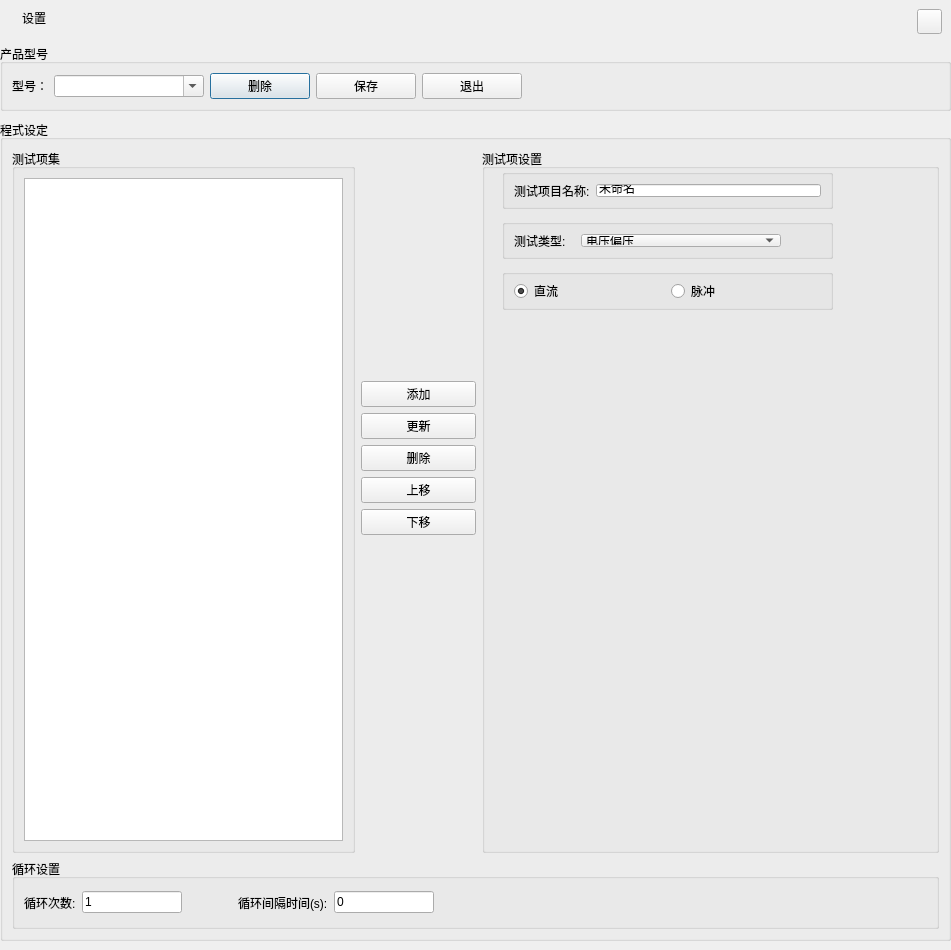
<?xml version="1.0" encoding="UTF-8"?>
<ui version="4.0">
 <class>ConfigWgt</class>
 <widget class="QDialog" name="ConfigWgt">
  <property name="geometry">
   <rect>
    <x>0</x>
    <y>0</y>
    <width>951</width>
    <height>950</height>
   </rect>
  </property>
  <property name="windowTitle">
   <string>Dialog</string>
  </property>
  <layout class="QGridLayout" name="gridLayout">
   <property name="leftMargin">
    <number>0</number>
   </property>
   <property name="topMargin">
    <number>0</number>
   </property>
   <property name="rightMargin">
    <number>0</number>
   </property>
   <property name="bottomMargin">
    <number>9</number>
   </property>
   <property name="spacing">
    <number>9</number>
   </property>
   <item row="1" column="0">
    <widget class="QGroupBox" name="groupBox">
     <property name="title">
      <string>产品型号</string>
     </property>
     <layout class="QHBoxLayout" name="horizontalLayout">
      <item>
       <widget class="QLabel" name="label">
        <property name="text">
         <string>型号：</string>
        </property>
       </widget>
      </item>
      <item>
       <widget class="QComboBox" name="m_cbProductMode">
        <property name="minimumSize">
         <size>
          <width>150</width>
          <height>0</height>
         </size>
        </property>
        <property name="editable">
         <bool>true</bool>
        </property>
       </widget>
      </item>
      <item>
       <widget class="QPushButton" name="m_btnDelPorductMode">
        <property name="minimumSize">
         <size>
          <width>100</width>
          <height>0</height>
         </size>
        </property>
        <property name="text">
         <string>删除</string>
        </property>
       </widget>
      </item>
      <item>
       <widget class="QPushButton" name="m_btnSavePorductMode">
        <property name="minimumSize">
         <size>
          <width>100</width>
          <height>0</height>
         </size>
        </property>
        <property name="text">
         <string>保存</string>
        </property>
       </widget>
      </item>
      <item>
       <widget class="QPushButton" name="m_btnExit">
        <property name="minimumSize">
         <size>
          <width>100</width>
          <height>0</height>
         </size>
        </property>
        <property name="text">
         <string>退出</string>
        </property>
       </widget>
      </item>
      <item>
       <spacer name="horizontalSpacer">
        <property name="orientation">
         <enum>Qt::Horizontal</enum>
        </property>
        <property name="sizeHint" stdset="0">
         <size>
          <width>288</width>
          <height>20</height>
         </size>
        </property>
       </spacer>
      </item>
     </layout>
    </widget>
   </item>
   <item row="2" column="0">
    <widget class="QGroupBox" name="groupBox_2">
     <property name="title">
      <string>程式设定</string>
     </property>
     <layout class="QVBoxLayout" name="verticalLayout_2" stretch="10,1">
      <item>
       <layout class="QHBoxLayout" name="horizontalLayout_5" stretch="3,1,4">
        <item>
         <widget class="QGroupBox" name="groupBox_3">
          <property name="title">
           <string>测试项集</string>
          </property>
          <layout class="QHBoxLayout" name="horizontalLayout_4">
           <property name="spacing">
            <number>6</number>
           </property>
           <property name="leftMargin">
            <number>9</number>
           </property>
           <property name="topMargin">
            <number>9</number>
           </property>
           <property name="rightMargin">
            <number>9</number>
           </property>
           <property name="bottomMargin">
            <number>9</number>
           </property>
           <item>
            <widget class="QTableWidget" name="m_tblTestItemSet"/>
           </item>
          </layout>
         </widget>
        </item>
        <item>
         <layout class="QVBoxLayout" name="verticalLayout">
          <item>
           <spacer name="verticalSpacer">
            <property name="orientation">
             <enum>Qt::Vertical</enum>
            </property>
            <property name="sizeHint" stdset="0">
             <size>
              <width>20</width>
              <height>40</height>
             </size>
            </property>
           </spacer>
          </item>
          <item>
           <widget class="QPushButton" name="m_btnAddTestItem">
            <property name="text">
             <string>添加</string>
            </property>
           </widget>
          </item>
          <item>
           <widget class="QPushButton" name="m_btnUpdateTestItem">
            <property name="text">
             <string>更新</string>
            </property>
           </widget>
          </item>
          <item>
           <widget class="QPushButton" name="m_btnDelTestItem">
            <property name="text">
             <string>删除</string>
            </property>
           </widget>
          </item>
          <item>
           <widget class="QPushButton" name="m_btnUp">
            <property name="text">
             <string>上移</string>
            </property>
           </widget>
          </item>
          <item>
           <widget class="QPushButton" name="m_btnDown">
            <property name="text">
             <string>下移</string>
            </property>
           </widget>
          </item>
          <item>
           <spacer name="verticalSpacer_2">
            <property name="orientation">
             <enum>Qt::Vertical</enum>
            </property>
            <property name="sizeHint" stdset="0">
             <size>
              <width>20</width>
              <height>318</height>
             </size>
            </property>
           </spacer>
          </item>
         </layout>
        </item>
        <item>
         <widget class="QGroupBox" name="m_gbTestItemSet">
          <property name="title">
           <string>测试项设置</string>
          </property>
          <widget class="QGroupBox" name="m_gbPulseMode">
           <property name="geometry">
            <rect>
             <x>20</x>
             <y>120</y>
             <width>331</width>
             <height>41</height>
            </rect>
           </property>
           <property name="title">
            <string/>
           </property>
           <layout class="QHBoxLayout" name="horizontalLayout_3">
            <item>
             <widget class="QRadioButton" name="m_radioDC">
              <property name="text">
               <string>直流</string>
              </property>
              <property name="checked">
               <bool>true</bool>
              </property>
             </widget>
            </item>
            <item>
             <widget class="QRadioButton" name="m_radioPulse">
              <property name="text">
               <string>脉冲</string>
              </property>
             </widget>
            </item>
           </layout>
          </widget>
          <widget class="QGroupBox" name="m_gbTestType">
           <property name="geometry">
            <rect>
             <x>20</x>
             <y>70</y>
             <width>331</width>
             <height>40</height>
            </rect>
           </property>
           <property name="title">
            <string/>
           </property>
           <layout class="QHBoxLayout" name="horizontalLayout_7">
            <item>
             <widget class="QLabel" name="label_4">
              <property name="minimumSize">
               <size>
                <width>61</width>
                <height>0</height>
               </size>
              </property>
              <property name="maximumSize">
               <size>
                <width>61</width>
                <height>16777215</height>
               </size>
              </property>
              <property name="text">
               <string>测试类型:</string>
              </property>
             </widget>
            </item>
            <item>
             <widget class="QComboBox" name="m_cbTestType">
              <property name="minimumSize">
               <size>
                <width>200</width>
                <height>0</height>
               </size>
              </property>
              <property name="maximumSize">
               <size>
                <width>101</width>
                <height>16777215</height>
               </size>
              </property>
              <item>
               <property name="text">
                <string>电压偏压</string>
               </property>
              </item>
              <item>
               <property name="text">
                <string>电流偏置</string>
               </property>
              </item>
             </widget>
            </item>
            <item>
             <spacer name="horizontalSpacer_4">
              <property name="orientation">
               <enum>Qt::Horizontal</enum>
              </property>
              <property name="sizeHint" stdset="0">
               <size>
                <width>124</width>
                <height>18</height>
               </size>
              </property>
             </spacer>
            </item>
           </layout>
          </widget>
          <widget class="QGroupBox" name="m_gbTestItemName">
           <property name="geometry">
            <rect>
             <x>20</x>
             <y>20</y>
             <width>331</width>
             <height>40</height>
            </rect>
           </property>
           <property name="title">
            <string/>
           </property>
           <layout class="QHBoxLayout" name="horizontalLayout_8">
            <item>
             <widget class="QLabel" name="label_6">
              <property name="minimumSize">
               <size>
                <width>61</width>
                <height>0</height>
               </size>
              </property>
              <property name="maximumSize">
               <size>
                <width>81</width>
                <height>16777215</height>
               </size>
              </property>
              <property name="text">
               <string>测试项目名称:</string>
              </property>
             </widget>
            </item>
            <item>
             <widget class="QLineEdit" name="m_editTestItemName">
              <property name="text">
               <string>未命名</string>
              </property>
             </widget>
            </item>
           </layout>
          </widget>
         </widget>
        </item>
       </layout>
      </item>
      <item>
       <widget class="QGroupBox" name="groupBox_5">
        <property name="title">
         <string>循环设置</string>
        </property>
        <layout class="QHBoxLayout" name="horizontalLayout_6">
         <item>
          <widget class="QLabel" name="label_2">
           <property name="text">
            <string>循环次数:</string>
           </property>
          </widget>
         </item>
         <item>
          <widget class="QLineEdit" name="lineEdit_LoopCount">
           <property name="enabled">
            <bool>true</bool>
           </property>
           <property name="maximumSize">
            <size>
             <width>100</width>
             <height>16777215</height>
            </size>
           </property>
           <property name="text">
            <string>1</string>
           </property>
          </widget>
         </item>
         <item>
          <spacer name="horizontalSpacer_5">
           <property name="orientation">
            <enum>Qt::Horizontal</enum>
           </property>
           <property name="sizeType">
            <enum>QSizePolicy::Fixed</enum>
           </property>
           <property name="sizeHint" stdset="0">
            <size>
             <width>50</width>
             <height>20</height>
            </size>
           </property>
          </spacer>
         </item>
         <item>
          <widget class="QLabel" name="label_7">
           <property name="text">
            <string>循环间隔时间(s):</string>
           </property>
          </widget>
         </item>
         <item>
          <widget class="QLineEdit" name="lineEdit_LoopInterval">
           <property name="enabled">
            <bool>true</bool>
           </property>
           <property name="maximumSize">
            <size>
             <width>100</width>
             <height>16777215</height>
            </size>
           </property>
           <property name="text">
            <string>0</string>
           </property>
          </widget>
         </item>
         <item>
          <spacer name="horizontalSpacer_3">
           <property name="orientation">
            <enum>Qt::Horizontal</enum>
           </property>
           <property name="sizeHint" stdset="0">
            <size>
             <width>175</width>
             <height>20</height>
            </size>
           </property>
          </spacer>
         </item>
        </layout>
       </widget>
      </item>
     </layout>
    </widget>
   </item>
   <item row="0" column="0">
    <widget class="QWidget" name="widget_title" native="true">
     <property name="maximumSize">
      <size>
       <width>16777215</width>
       <height>35</height>
      </size>
     </property>
     <layout class="QHBoxLayout" name="horizontalLayout_2">
      <item>
       <widget class="QLabel" name="lab_Ico">
        <property name="text">
         <string/>
        </property>
       </widget>
      </item>
      <item>
       <widget class="QLabel" name="lab_Title">
        <property name="text">
         <string>设置</string>
        </property>
       </widget>
      </item>
      <item>
       <spacer name="horizontalSpacer_2">
        <property name="orientation">
         <enum>Qt::Horizontal</enum>
        </property>
        <property name="sizeHint" stdset="0">
         <size>
          <width>488</width>
          <height>20</height>
         </size>
        </property>
       </spacer>
      </item>
      <item>
       <widget class="QPushButton" name="btnMenu_Close">
        <property name="sizePolicy">
         <sizepolicy hsizetype="Fixed" vsizetype="Fixed">
          <horstretch>0</horstretch>
          <verstretch>0</verstretch>
         </sizepolicy>
        </property>
        <property name="minimumSize">
         <size>
          <width>25</width>
          <height>25</height>
         </size>
        </property>
        <property name="maximumSize">
         <size>
          <width>25</width>
          <height>25</height>
         </size>
        </property>
        <property name="text">
         <string/>
        </property>
       </widget>
      </item>
     </layout>
    </widget>
   </item>
  </layout>
 </widget>
 <resources/>
 <connections/>
</ui>
